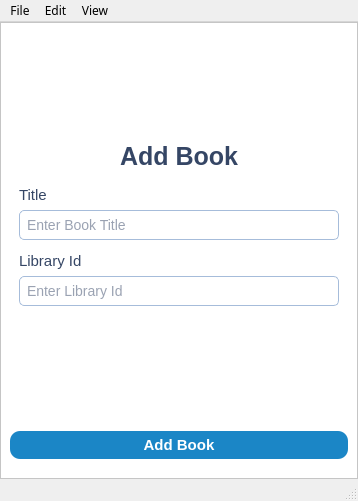
<?xml version="1.0" encoding="UTF-8"?>
<ui version="4.0">
 <class>MainWindow</class>
 <widget class="QMainWindow" name="MainWindow">
  <property name="geometry">
   <rect>
    <x>0</x>
    <y>0</y>
    <width>358</width>
    <height>501</height>
   </rect>
  </property>
  <property name="font">
   <font>
    <family>PT Serif Caption</family>
   </font>
  </property>
  <property name="windowTitle">
   <string>Window</string>
  </property>
  <property name="pixmap" stdset="0">
   <pixmap/>
  </property>
  <widget class="QWidget" name="centralwidget">
   <layout class="QGridLayout" name="gridLayout">
    <property name="leftMargin">
     <number>0</number>
    </property>
    <property name="topMargin">
     <number>0</number>
    </property>
    <property name="rightMargin">
     <number>0</number>
    </property>
    <property name="bottomMargin">
     <number>0</number>
    </property>
    <property name="spacing">
     <number>0</number>
    </property>
    <item row="0" column="0">
     <widget class="QWidget" name="widget_2" native="true">
      <property name="minimumSize">
       <size>
        <width>181</width>
        <height>281</height>
       </size>
      </property>
      <property name="styleSheet">
       <string notr="true">background-color:grey;</string>
      </property>
      <layout class="QVBoxLayout" name="verticalLayout_3">
       <property name="leftMargin">
        <number>0</number>
       </property>
       <property name="topMargin">
        <number>0</number>
       </property>
       <property name="rightMargin">
        <number>0</number>
       </property>
       <property name="bottomMargin">
        <number>0</number>
       </property>
       <item>
        <widget class="QFrame" name="frame_3">
         <property name="minimumSize">
          <size>
           <width>181</width>
           <height>291</height>
          </size>
         </property>
         <property name="styleSheet">
          <string notr="true">background-color:white;</string>
         </property>
         <property name="frameShape">
          <enum>QFrame::StyledPanel</enum>
         </property>
         <property name="frameShadow">
          <enum>QFrame::Raised</enum>
         </property>
         <layout class="QVBoxLayout" name="verticalLayout_5">
          <property name="bottomMargin">
           <number>19</number>
          </property>
          <item>
           <spacer name="verticalSpacer">
            <property name="orientation">
             <enum>Qt::Vertical</enum>
            </property>
            <property name="sizeHint" stdset="0">
             <size>
              <width>20</width>
              <height>40</height>
             </size>
            </property>
           </spacer>
          </item>
          <item alignment="Qt::AlignTop">
           <widget class="QLabel" name="addBook">
            <property name="font">
             <font>
              <family>Arial</family>
              <pointsize>-1</pointsize>
              <bold>true</bold>
             </font>
            </property>
            <property name="styleSheet">
             <string notr="true">color:rgba(53, 70, 101, 1);
font-size:25px;
border-radius: 38px;
text-align:center;</string>
            </property>
            <property name="text">
             <string>Add Book</string>
            </property>
            <property name="alignment">
             <set>Qt::AlignCenter</set>
            </property>
           </widget>
          </item>
          <item>
           <widget class="QFrame" name="frame_4">
            <property name="styleSheet">
             <string notr="true">background-color:white;
border:none</string>
            </property>
            <property name="frameShape">
             <enum>QFrame::StyledPanel</enum>
            </property>
            <property name="frameShadow">
             <enum>QFrame::Raised</enum>
            </property>
            <layout class="QVBoxLayout" name="verticalLayout_6">
             <property name="bottomMargin">
              <number>3</number>
             </property>
             <item>
              <widget class="QLabel" name="Name_3">
               <property name="font">
                <font>
                 <family>Arial</family>
                 <pointsize>-1</pointsize>
                 <bold>false</bold>
                </font>
               </property>
               <property name="styleSheet">
                <string notr="true">color:#354665;
font-size:15px;
border-radius: 38px;
</string>
               </property>
               <property name="text">
                <string>Title</string>
               </property>
              </widget>
             </item>
             <item>
              <widget class="QLineEdit" name="enterName_3">
               <property name="styleSheet">
                <string notr="true">QLineEdit {
    background-color: #ffffff; 
    border: 1px solid #A6BCDA;   
    border-radius: 5px;      
    padding: 5px;              
    font-size: 14px;   
	color:#354665;
}</string>
               </property>
               <property name="text">
                <string/>
               </property>
               <property name="placeholderText">
                <string>Enter Book Title</string>
               </property>
              </widget>
             </item>
            </layout>
           </widget>
          </item>
          <item>
           <widget class="QFrame" name="frame_2">
            <property name="styleSheet">
             <string notr="true">background-color:white;
border:none;</string>
            </property>
            <property name="frameShape">
             <enum>QFrame::StyledPanel</enum>
            </property>
            <property name="frameShadow">
             <enum>QFrame::Raised</enum>
            </property>
            <layout class="QVBoxLayout" name="verticalLayout_4">
             <property name="topMargin">
              <number>3</number>
             </property>
             <item>
              <widget class="QLabel" name="libraryId">
               <property name="font">
                <font>
                 <family>Arial</family>
                 <pointsize>-1</pointsize>
                 <bold>false</bold>
                </font>
               </property>
               <property name="styleSheet">
                <string notr="true">color:#354665;
font-size:15px;
border-radius: 38px;
</string>
               </property>
               <property name="text">
                <string>Library Id</string>
               </property>
              </widget>
             </item>
             <item>
              <widget class="QLineEdit" name="enterLibrariId">
               <property name="styleSheet">
                <string notr="true">QLineEdit {
    background-color: #ffffff; 
    border: 1px solid #A6BCDA;   
    border-radius: 5px;      
    padding: 5px;              
    font-size: 14px;   
	color:#354665;
 
}</string>
               </property>
               <property name="text">
                <string/>
               </property>
               <property name="placeholderText">
                <string>Enter Library Id</string>
               </property>
              </widget>
             </item>
            </layout>
           </widget>
          </item>
          <item>
           <spacer name="verticalSpacer_2">
            <property name="orientation">
             <enum>Qt::Vertical</enum>
            </property>
            <property name="sizeHint" stdset="0">
             <size>
              <width>20</width>
              <height>40</height>
             </size>
            </property>
           </spacer>
          </item>
          <item>
           <widget class="QPushButton" name="addBookButton">
            <property name="font">
             <font>
              <family>Arial</family>
              <pointsize>-1</pointsize>
              <bold>true</bold>
             </font>
            </property>
            <property name="styleSheet">
             <string notr="true">QPushButton {
    background-color: rgb(27, 134, 198);
    color: white;
    border-radius: 10px;
    padding: 5px 10px;
    font-size: 15px;
}
</string>
            </property>
            <property name="text">
             <string>Add Book</string>
            </property>
            <property name="checkable">
             <bool>true</bool>
            </property>
           </widget>
          </item>
         </layout>
        </widget>
       </item>
      </layout>
     </widget>
    </item>
   </layout>
  </widget>
  <widget class="QStatusBar" name="statusbar"/>
  <widget class="QMenuBar" name="menubar">
   <property name="geometry">
    <rect>
     <x>0</x>
     <y>0</y>
     <width>358</width>
     <height>24</height>
    </rect>
   </property>
   <widget class="QMenu" name="menuFile">
    <property name="title">
     <string>File</string>
    </property>
   </widget>
   <widget class="QMenu" name="menuEdit">
    <property name="title">
     <string>Edit</string>
    </property>
   </widget>
   <widget class="QMenu" name="menuView">
    <property name="title">
     <string>View</string>
    </property>
   </widget>
   <addaction name="menuFile"/>
   <addaction name="menuEdit"/>
   <addaction name="menuView"/>
  </widget>
 </widget>
 <resources/>
 <connections/>
</ui>
